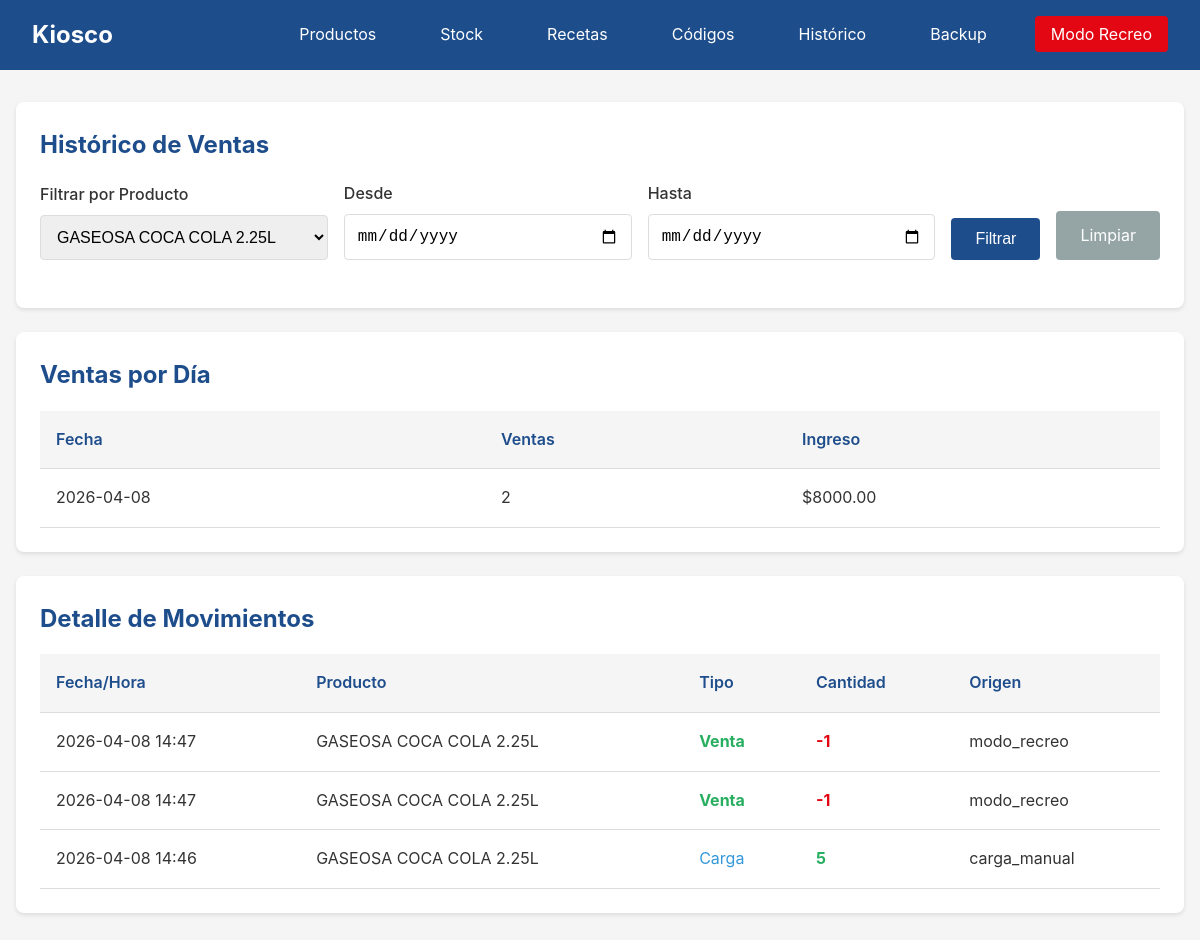
Page /historico/?producto_id=1 on the committed database.
### models.py (models this page shows)
class MovimientoStock(db.Model):
    __tablename__ = 'movimientos_stock'
    id = db.Column(db.Integer, primary_key=True)
    producto_id = db.Column(db.Integer, db.ForeignKey('productos.id'), nullable=False)
    tipo = db.Column(db.Text, nullable=False)
    cantidad = db.Column(db.Integer, nullable=False)
    origen = db.Column(db.Text, nullable=False)
    timestamp = db.Column(db.Text, default=lambda: datetime.now().isoformat())
    notas = db.Column(db.Text, nullable=True)
    producto = db.relationship('Producto')

class Producto(db.Model):
    __tablename__ = 'productos'
    id = db.Column(db.Integer, primary_key=True)
    nombre = db.Column(db.Text, nullable=False)
    codigo_barras = db.Column(db.Text, unique=True, nullable=False)
    codigo_tipo = db.Column(db.Text, nullable=False)
    foto_path = db.Column(db.Text, nullable=True)
    precio_venta = db.Column(db.Float, nullable=False)
    precio_costo = db.Column(db.Float, nullable=True)
    activo = db.Column(db.Integer, default=1)
    creado_en = db.Column(db.Text, default=lambda: datetime.now().isoformat())
    actualizado_en = db.Column(db.Text, default=lambda: datetime.now().isoformat(), onupdate=lambda: datetime.now().isoformat())
    stock = db.relationship('Stock', backref='producto', uselist=False)
    recetas = db.relationship('Receta', backref='producto')

### routes/historico.py (the view)
@historico_bp.route('/')
def index():
    producto_id = request.args.get('producto_id', '')
    fechaDesde = request.args.get('fecha_desde', '')
    fechaHasta = request.args.get('fecha_hasta', '')
    query = MovimientoStock.query
    if producto_id:
        query = query.filter_by(producto_id=int(producto_id))
    if fechaDesde:
        desde = datetime.fromisoformat(fechaDesde)
        query = query.filter(MovimientoStock.timestamp >= desde.isoformat())
    if fechaHasta:
        hasta = datetime.fromisoformat(fechaHasta)
        hasta = hasta + timedelta(days=1)
        query = query.filter(MovimientoStock.timestamp < hasta.isoformat())
    movimientos = query.order_by(MovimientoStock.timestamp.desc()).all()
    productos = Producto.query.filter_by(activo=1).all()
    datos_diarios = {}
    for m in movimientos:
        if m.tipo == 'venta':
            fecha = m.timestamp[:10]
            if fecha not in datos_diarios:
                datos_diarios[fecha] = {'ventas': 0, 'ingreso': 0}
            datos_diarios[fecha]['ventas'] += 1
            producto = Producto.query.get(m.producto_id)
            if producto:
                datos_diarios[fecha]['ingreso'] += producto.precio_venta
    dias_ordenados = sorted(datos_diarios.items(), key=lambda x: x[0], reverse=True)
    return render_template('historico/index.html',
                           movimientos=movimientos,
                           productos=productos,
                           producto_id=producto_id,
                           fecha_desde=fechaDesde,
                           fecha_hasta=fechaHasta,
                           datos_diarios=dias_ordenados)

### templates/historico/index.html (shortened to what this page needs)
{% extends 'base.html' %}
{% block content %}
<div class="card">
    <h2>Histórico de Ventas</h2>
    <form method="GET" action="{{ url_for('historico.index') }}" style="margin-bottom: 1.5rem;">
        <div style="display:flex;gap:1rem;flex-wrap:wrap;align-items:end;">
            <div class="form-group" style="flex:1;min-width:150px;margin-bottom:0;">
                <label for="producto_id">Filtrar por Producto</label>
                <select id="producto_id" name="producto_id">
                    {% for p in productos %}
                    <option value="{{ p.id }}" {% if producto_id == p.id|string %}selected{% endif %}>{{ p.nombre }}</option>
                    {% endfor %}
                </select>
            </div>
            <div class="form-group" style="flex:1;min-width:150px;margin-bottom:0;">
                <label for="fecha_desde">Desde</label>
                <input type="date" id="fecha_desde" name="fecha_desde" value="{{ fecha_desde }}">
            </div>
            <div class="form-group" style="flex:1;min-width:150px;margin-bottom:0;">
                <label for="fecha_hasta">Hasta</label>
                <input type="date" id="fecha_hasta" name="fecha_hasta" value="{{ fecha_hasta }}">
            </div>
            <button type="submit" class="btn btn-primary">Filtrar</button>
            <a href="{{ url_for('historico.index') }}" class="btn btn-secondary">Limpiar</a>
        </div>
    </form>
</div>
{% if datos_diarios %}
<div class="card">
    <h2>Ventas por Día</h2>
    <table>
        <thead>
            <tr>
                <th>Fecha</th>
                <th>Ventas</th>
                <th>Ingreso</th>
            </tr>
        </thead>
        <tbody>
            {% for fecha, datos in datos_diarios %}
            <tr>
                <td>{{ fecha }}</td>
                <td>{{ datos.ventas }}</td>
                <td>${{ "%.2f"|format(datos.ingreso) }}</td>
            </tr>
            {% endfor %}
        </tbody>
    </table>
</div>
{% endif %}
<div class="card">
    <h2>Detalle de Movimientos</h2>
    {% if movimientos %}
    <table>
        <thead>
            <tr>
                <th>Fecha/Hora</th>
                <th>Producto</th>
                <th>Tipo</th>
                <th>Cantidad</th>
                <th>Origen</th>
            </tr>
        </thead>
        <tbody>
            {% for m in movimientos %}
            <tr>
                <td>{{ m.timestamp[:16].replace('T', ' ') }}</td>
                <td>
                    {% if m.producto %}
                    {{ m.producto.nombre }}
                    {% else %}
                    Producto #{{ m.producto_id }}
                    {% endif %}
                </td>
                <td>
                    {% if m.tipo == 'venta' %}
                    <span style="color:#27ae60;font-weight:bold;">Venta</span>
                    {% elif m.tipo == 'carga' %}
                    <span style="color:#3498db;">Carga</span>
                    {% else %}
                    {{ m.tipo }}
                    {% endif %}
                </td>
                <td class="{% if m.cantidad < 0 %}stock-zero{% elif m.cantidad > 0 %}stock-ok{% endif %}">
                    {{ m.cantidad }}
                </td>
                <td>{{ m.origen }}</td>
            </tr>
            {% endfor %}
        </tbody>
    </table>
    {% else %}
    <p style="color:#666;text-align:center;padding:2rem;">No hay movimientos en el período seleccionado.</p>
    {% endif %}
</div>
{% endblock %}

### static/css/estilo.css (style rules this page uses)
* { margin: 0; padding: 0; box-sizing: border-box; }
:root { --azul: #1e4d8c; --azul-hover: #163a6b; --rojo: #e30613; --rojo-hover: #c20510; --blanco: #ffffff; --gris: #f5f5f5; --gris-oscuro: #333; }
body { font-family: -apple-system, BlinkMacSystemFont, 'Segoe UI', Roboto, sans-serif; background: var(--gris); color: var(--gris-oscuro); line-height: 1.6; }
.card { background: var(--blanco); border-radius: 8px; box-shadow: 0 2px 4px rgba(0,0,0,0.1); padding: 1.5rem; margin-bottom: 1.5rem; }
.card h2 { margin-bottom: 1rem; color: var(--azul); }
.btn { display: inline-block; padding: 0.75rem 1.5rem; border: none; border-radius: 4px; cursor: pointer; font-size: 1rem; text-decoration: none; transition: all 0.2s; }
.btn-primary { background: var(--azul); color: var(--blanco); }
.btn-secondary { background: #95a5a6; color: var(--blanco); }
.form-group { margin-bottom: 1rem; }
.form-group label { display: block; margin-bottom: 0.5rem; font-weight: 500; }
.form-group input, .form-group select, .form-group textarea { width: 100%; padding: 0.75rem; border: 1px solid #ddd; border-radius: 4px; font-size: 1rem; }
table { width: 100%; border-collapse: collapse; }
th, td { padding: 1rem; text-align: left; border-bottom: 1px solid #ddd; }
th { background: var(--gris); font-weight: 600; color: var(--azul); }
.stock-ok { color: #27ae60; font-weight: bold; }
.stock-zero { color: var(--rojo); font-weight: bold; }

### rows in the picture
MovimientoStock: timestamp "2026-04-08 14:47", producto.nombre "GASEOSA COCA COLA 2.25L", tipo "Venta", cantidad "-1", origen "modo_recreo"
MovimientoStock: timestamp "2026-04-08 14:47", producto.nombre "GASEOSA COCA COLA 2.25L", tipo "Venta", cantidad "-1", origen "modo_recreo"
MovimientoStock: timestamp "2026-04-08 14:46", producto.nombre "GASEOSA COCA COLA 2.25L", tipo "Carga", cantidad "5", origen "carga_manual"

### other values in the picture
{{ fecha }} "2026-04-08"
{{ datos.ventas }} "2"
{{ "%.2f"|format(datos.ingreso) }} "8000.00"
form field producto_id "GASEOSA COCA COLA 2.25L"
